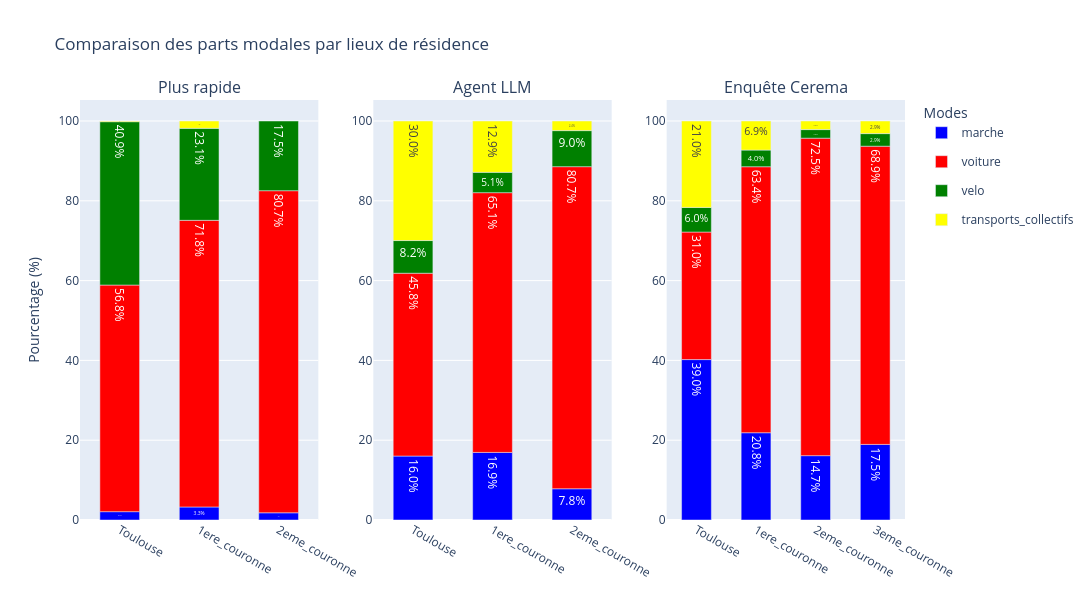

The notebook cell this image was saved under:
### Code cell
bar_graph(moves, cerema["parts_modales_2023"]["lieu_residence"], "Comparaison des parts modales par lieux de résidence", x_name="Lieu de résidence")

### Figure 1 — Plotly figure (JSON) as saved in the notebook; plotly's stock layout.template omitted (floating-point values rounded to 4 significant figures)
{"data": [{"legendgroup": "marche", "marker": {"color": "blue"}, "name": "marche", "showlegend": true, "text": ["2.0905923344947737", "3.2653061224489797", "1.8072289156626504"], "textposition": "inside", "texttemplate": "%{text:.1f}%", "type": "bar", "x": ["Toulouse", "1ere_couronne", "2eme_couronne"], "xaxis": "x", "y": [12, 16, 3], "yaxis": "y"}, {"legendgroup": "voiture", "marker": {"color": "red"}, "name": "voiture", "showlegend": true, "text": ["56.79442508710801", "71.83673469387755", "80.72289156626506"], "textposition": "inside", "texttemplate": "%{text:.1f}%", "type": "bar", "x": ["Toulouse", "1ere_couronne", "2eme_couronne"], "xaxis": "x", "y": [326, 352, 134], "yaxis": "y"}, {"legendgroup": "velo", "marker": {"color": "green"}, "name": "velo", "showlegend": true, "text": ["40.94076655052265", "23.06122448979592", "17.46987951807229"], "textposition": "inside", "texttemplate": "%{text:.1f}%", "type": "bar", "x": ["Toulouse", "1ere_couronne", "2eme_couronne"], "xaxis": "x", "y": [235, 113, 29], "yaxis": "y"}, {"legendgroup": "transports_collectifs", "marker": {"color": "yellow"}, "name": "transports_collectifs", "showlegend": true, "text": ["0.17421602787456447", "1.8367346938775513"], "textposition": "inside", "texttemplate": "%{text:.1f}%", "type": "bar", "x": ["Toulouse", "1ere_couronne"], "xaxis": "x", "y": [1, 9], "yaxis": "y"}, {"legendgroup": "marche", "marker": {"color": "blue"}, "name": "marche", "showlegend": false, "text": ["16.02787456445993", "16.93877551020408", "7.83132530120482"], "textposition": "inside", "texttemplate": "%{text:.1f}%", "type": "bar", "x": ["Toulouse", "1ere_couronne", "2eme_couronne"], "xaxis": "x2", "y": [92, 83, 13], "yaxis": "y2"}, {"legendgroup": "voiture", "marker": {"color": "red"}, "name": "voiture", "showlegend": false, "text": ["45.818815331010455", "65.10204081632654", "80.72289156626506"], "textposition": "inside", "texttemplate": "%{text:.1f}%", "type": "bar", "x": ["Toulouse", "1ere_couronne", "2eme_couronne"], "xaxis": "x2", "y": [263, 319, 134], "yaxis": "y2"}, {"legendgroup": "velo", "marker": {"color": "green"}, "name": "velo", "showlegend": false, "text": ["8.188153310104529", "5.1020408163265305", "9.036144578313253"], "textposition": "inside", "texttemplate": "%{text:.1f}%", "type": "bar", "x": ["Toulouse", "1ere_couronne", "2eme_couronne"], "xaxis": "x2", "y": [47, 25, 15], "yaxis": "y2"}, {"legendgroup": "transports_collectifs", "marker": {"color": "yellow"}, "name": "transports_collectifs", "showlegend": false, "text": ["29.965156794425084", "12.857142857142856", "2.4096385542168677"], "textposition": "inside", "texttemplate": "%{text:.1f}%", "type": "bar", "x": ["Toulouse", "1ere_couronne", "2eme_couronne"], "xaxis": "x2", "y": [172, 63, 4], "yaxis": "y2"}, {"legendgroup": "marche", "marker": {"color": "blue"}, "name": "marche", "showlegend": false, "text": ["39.0", "20.792079207920793", "14.705882352941178", "17.475728155339805"], "textposition": "inside", "texttemplate": "%{text:.1f}%", "type": "bar", "x": ["Toulouse", "1ere_couronne", "2eme_couronne", "3eme_couronne"], "xaxis": "x3", "y": [39, 21, 15, 18], "yaxis": "y3"}, {"legendgroup": "voiture", "marker": {"color": "red"}, "name": "voiture", "showlegend": false, "text": ["31.0", "63.366336633663366", "72.54901960784314", "68.93203883495146"], "textposition": "inside", "texttemplate": "%{text:.1f}%", "type": "bar", "x": ["Toulouse", "1ere_couronne", "2eme_couronne", "3eme_couronne"], "xaxis": "x3", "y": [31, 64, 74, 71], "yaxis": "y3"}, {"legendgroup": "velo", "marker": {"color": "green"}, "name": "velo", "showlegend": false, "text": ["6.0", "3.9603960396039604", "1.9607843137254901", "2.912621359223301"], "textposition": "inside", "texttemplate": "%{text:.1f}%", "type": "bar", "x": ["Toulouse", "1ere_couronne", "2eme_couronne", "3eme_couronne"], "xaxis": "x3", "y": [6, 4, 2, 3], "yaxis": "y3"}, {"legendgroup": "transports_collectifs", "marker": {"color": "yellow"}, "name": "transports_collectifs", "showlegend": false, "text": ["21.0", "6.9306930693069315", "1.9607843137254901", "2.912621359223301"], "textposition": "inside", "texttemplate": "%{text:.1f}%", "type": "bar", "x": ["Toulouse", "1ere_couronne", "2eme_couronne", "3eme_couronne"], "xaxis": "x3", "y": [21, 7, 2, 3], "yaxis": "y3"}], "layout": {"annotations": [{"font": {"size": 16}, "showarrow": false, "text": "Plus rapide", "x": 0.1444, "xanchor": "center", "xref": "paper", "y": 1, "yanchor": "bottom", "yref": "paper"}, {"font": {"size": 16}, "showarrow": false, "text": "Agent LLM", "x": 0.5, "xanchor": "center", "xref": "paper", "y": 1, "yanchor": "bottom", "yref": "paper"}, {"font": {"size": 16}, "showarrow": false, "text": "Enquête Cerema", "x": 0.8556, "xanchor": "center", "xref": "paper", "y": 1, "yanchor": "bottom", "yref": "paper"}], "bargap": 0.5, "barmode": "relative", "barnorm": "percent", "height": 600, "legend": {"title": {"text": "Modes"}}, "title": {"text": "Comparaison des parts modales par lieux de résidence"}, "width": 1300, "xaxis": {"anchor": "y", "categoryarray": ["Toulouse", "1ere_couronne", "2eme_couronne", "3eme_couronne"], "categoryorder": "array", "domain": [0, 0.2889], "showgrid": false, "type": "category"}, "xaxis2": {"anchor": "y2", "categoryarray": ["Toulouse", "1ere_couronne", "2eme_couronne", "3eme_couronne"], "categoryorder": "array", "domain": [0.3556, 0.6444], "showgrid": false, "type": "category"}, "xaxis3": {"anchor": "y3", "categoryarray": ["Toulouse", "1ere_couronne", "2eme_couronne", "3eme_couronne"], "categoryorder": "array", "domain": [0.7111, 1], "showgrid": false, "type": "category"}, "yaxis": {"anchor": "x", "domain": [0, 1], "title": {"text": "Pourcentage (%)"}}, "yaxis2": {"anchor": "x2", "domain": [0, 1]}, "yaxis3": {"anchor": "x3", "domain": [0, 1]}}}
